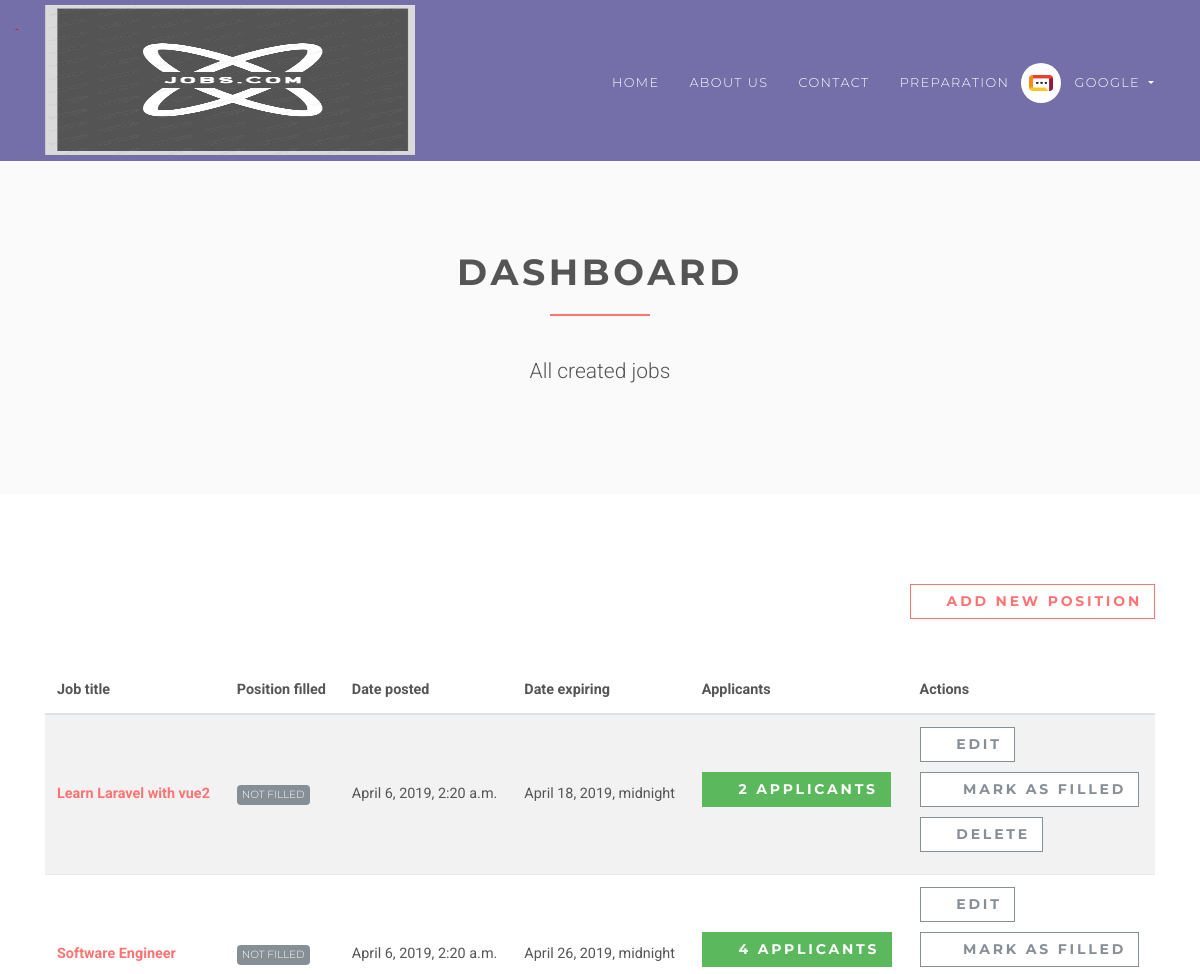
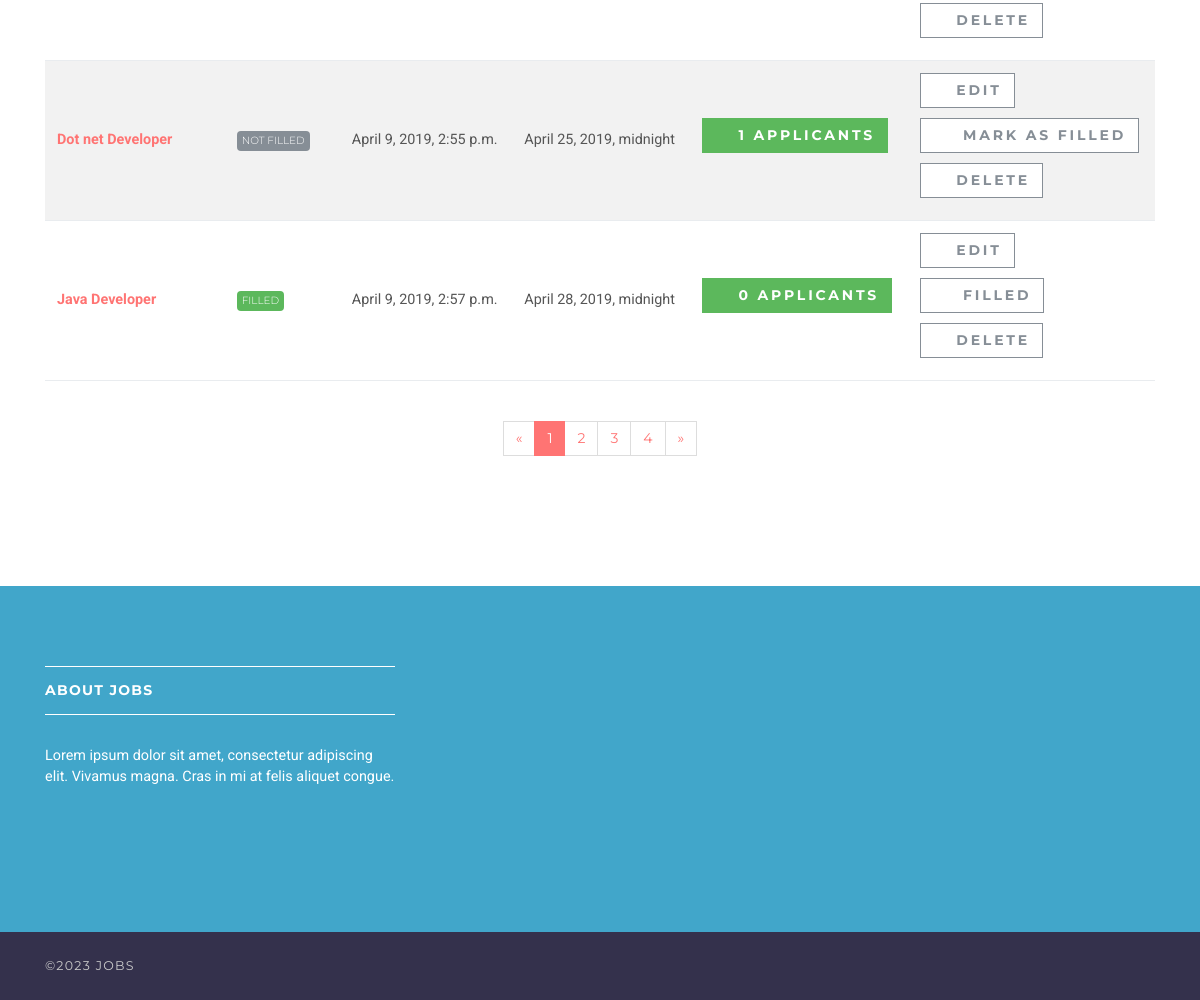
/employer/dashboard (signed in), run on the app's committed database (2 pictures, top to bottom).
### accounts/models.py (models this page shows, shortened)
class User(AbstractUser):
    username = None
    role = models.CharField(max_length=12, error_messages={
        'required': "Role must be provided"
    })
    gender = models.CharField(max_length=10, blank=True, null=True, default="")
    email = models.EmailField(unique=True, blank=False,
                              error_messages={
                                  'unique': "A user with that email already exists.",
                              })
    USERNAME_FIELD = "email"
    REQUIRED_FIELDS = []
    objects = UserManager()

### jobsapp/models.py (models this page shows, shortened)
class Job(models.Model):
    user = models.ForeignKey(User, on_delete=models.CASCADE)
    title = models.CharField(max_length=300)
    description = models.TextField()
    type = models.CharField(choices=JOB_TYPE, max_length=10)
    category = models.CharField(max_length=100)
    last_date = models.DateTimeField()
    company_name = models.CharField(max_length=100)
    company_description = models.CharField(max_length=300)
    website = models.CharField(max_length=100, default="")
    created_at = models.DateTimeField(default=timezone.now)
    filled = models.BooleanField(default=False)

### jobsapp/views/employer.py (the view)
# urls.py: path('', DashboardView.as_view(), name='employer-dashboard'),
class DashboardView(ListView):
    model = Job
    template_name = 'jobs/employer/dashboard.html'
    context_object_name = 'jobs'
    @method_decorator(login_required(login_url=reverse_lazy('accounts:login')))
    @method_decorator(user_is_employer)
    def dispatch(self, request, *args, **kwargs):
        return super().dispatch(self.request, *args, **kwargs)
    def get_queryset(self):
        return self.model.objects.filter(user_id=self.request.user.id)

### templates/jobs/employer/dashboard.html (shortened to what this page needs)
{% extends 'base.html' %}
{% load static %}
{% block content %}
    <section class="bg-light-gray">
        <div class="container">
            <div class="row">
                <div class="col-lg-8 mx-auto">
                    <h1 class="heading">dashboard</h1>
                    <p class="lead text-center">All created jobs</p>
                </div>
            </div>
        </div>
    </section>
    <section>
        <div class="container">
            <div class="row">
                <div class="col-lg-12 text-right mb-5"><a href="{% url 'jobs:employer-jobs-create' %}"
                                                          class="btn btn-outline-white-primary">
                    <i class="fa fa-plus"></i>Add new position</a></div>
                <div class="col-lg-12">
                    <div class="table-responsive">
                        <table class="table table-striped table-hover table-client-dashboard">
                            <thead>
                            <tr>
                                <th>Job title</th>
                                <th>Position filled</th>
                                <th>Date posted</th>
                                <th>Date expiring</th>
                                <th>Applicants</th>
                                <th>Actions</th>
                            </tr>
                            </thead>
                            <tbody>
                            {% for job in jobs %}
                                <tr>
                                    <th><a href="{% url 'jobs:jobs-detail' job.id %}">{{ job.title }}</a>
                                    </th>
                                    <td>
                                        {% if job.filled %}
                                            <span class="badge badge-success">Filled</span>
                                        {% else %}
                                            <span class="badge badge-secondary">Not Filled</span>
                                        {% endif %}
                                    </td>
                                    <td>{{ job.created_at }}</td>
                                    <td>{{ job.last_date }}</td>
                                    <td>
                                        <a href="{% url 'jobs:employer-dashboard-applicants' job.id %}"
                                           class="btn btn-success">
                                            <i class="fa fa-users"></i>{{ job.applicants.count }}
                                            <span class="hidden-xs hidden-sm">Applicants</span>
                                        </a>
                                    </td>
                                    <td>
                                        <a href="#" class="btn btn-outline-white-secondary">
                                            <i class="fa fa-edit"></i>Edit
                                        </a>
                                        <br>
                                        {% if job.filled %}
                                            <a href="{% url 'jobs:job-mark-filled' job.id %}"
                                               class="btn btn-outline-white-secondary">
                                                <i class="fa fa-check-circle-o"></i>
                                                <span class="hidden-xs hidden-sm">Filled</span>
                                            </a><br>
                                        {% else %}
                                            <a href="{% url 'jobs:job-mark-filled' job.id %}"
                                               class="btn btn-outline-white-secondary">
                                                <i class="fa fa-check-circle-o"></i>
                                                <span class="hidden-xs hidden-sm">Mark as </span>filled
                                            </a><br>
                                        {% endif %}
                                        <a href="#" class="btn btn-outline-white-secondary">
                                            <i class="fa fa-times-circle-o"></i>Delete
                                        </a>
                                    </td>
                                </tr>
                            {% endfor %}
                            </tbody>
                        </table>
                    </div>
                    <div class="pages">
                        <nav aria-label="Page navigation example" class="d-flex justify-content-center mt-4 mb-4">
                            <ul class="pagination">
                                <li class="page-item"><a href="#" aria-label="Previous" class="page-link"><span
                                        aria-hidden="true">«</span><span class="sr-only">Previous</span></a></li>
                                <li class="page-item active"><a href="#" class="page-link">1</a></li>
                                <li class="page-item"><a href="#" class="page-link">2</a></li>
                                <li class="page-item"><a href="#" class="page-link">3</a></li>
                                <li class="page-item"><a href="#" class="page-link">4</a></li>
                                <li class="page-item"><a href="#" aria-label="Next" class="page-link"><span
                                        aria-hidden="true">»</span><span class="sr-only">Next</span></a></li>
                            </ul>
                        </nav>
                    </div>
                </div>
            </div>
        </div>
    </section>
{% endblock %}

### templates/base.html (shortened to what this page needs)
{% load static %}
<!DOCTYPE html>
<html>
<head>
    <link rel="stylesheet"
          href="{% static 'vendor/bootstrap/css/bootstrap.min.css' %}">
    <link rel="stylesheet"
          href="{% static 'vendor/font-awesome/css/font-awesome.min.css' %}">
    <link rel="stylesheet"
          href="{% static 'vendor/owl.carousel/assets/owl.carousel.css' %}">
    <link rel="stylesheet"
          href="{% static 'vendor/owl.carousel/assets/owl.theme.default.css' %}">
    <link rel="stylesheet" href="{% static 'css/style.default.css' %}"
          id="theme-stylesheet">
    <link rel="stylesheet" href="{% static 'css/custom.css' %}">
</head>
<body>
<header class="header">
    <nav class="navbar navbar-expand-lg pl-0">
        <div class="container-fluid ps-0">
            <a href="/" class="navbar-brand">
                <img src="{% static 'img/logo.png' %}" style="width:400px; height:150px;"  alt="logo" class="d-none d-lg-block">
            </a>
            <div id="navbarSupportedContent" class="collapse navbar-collapse">
                <ul class="navbar-nav ml-auto">
                    <li class="nav-item">
                        <a href="/" class="nav-link">Home <span class="sr-only">(current)</span></a>
                    </li>
                    <li class="nav-item">
                        <a href="about" class="nav-link">About Us</a>
                    </li>
                    <li clas s="nav-item">
                        <a href="contact" class="nav-link">Contact</a>
                    </li>
                    <li clas s="nav-item">
                        <a href="Preparation" class="nav-link">Preparation</a>
                    </li>
                    {% if request.user.is_authenticated and request.user.role == 'employer' %}
                        <li class="nav-item dropdown">
                            <a id="clientZone" href="#" data-toggle="dropdown"
                               aria-haspopup="true" aria-expanded="false"
                               class="nav-link dropdown-toggle has-img mb-3 mb-lg-0 mt-3 mt-lg-0">
                                <div class="client-menu-image">
                                    <div class="inner">
                                        <img src="{% static 'img/company-1.png' %}"
                                             alt="company image"
                                             class="img-fluid">
                                    </div>
                                </div>
                                {% if request.user.role == 'employee' %}
                                    {{ request.user.first_name }} {{ request.user.last_name }}
                                {% else %}
                                    {{ request.user.first_name }}
                                {% endif %}
                            </a>
                        </li>
                    {% endif %}
                </ul>
            </div>
        </div>
    </nav>
</header>
<div>
    {% block content %} {% endblock %}
</div>
<footer class="footer">
    <div class="footer__block">
        <div class="container">
            <div class="row">
                <div class="col-lg-4 col-md-12 mb-5">
                    <h4 class="h5">About Jobs</h4>
                    <p> Lorem ipsum dolor sit amet, consectetur adipiscing elit. Vivamus magna. Cras in mi at felis
                        aliquet congue. </p>
                </div>
            </div>
        </div>
    </div>
    <div class="footer__copyright">
        <div class="container">
            <div class="row">
                <div class="col-md-6 text-md-left text-center">
                    <p>&copy;2023 Jobs</p>
                </div>
            </div>
        </div>
    </div>
</footer>
</body>
</html>

### data on the page
User: user.first_name "GOOGLE"
Job: title "Learn Laravel with vue2", filled "NOT FILLED", created_at "April 6, 2019, 2:20 a.m.", last_date "April 18, 2019, midnight", applicants.count "2"
Job: title "Software Engineer", filled "NOT FILLED", created_at "April 6, 2019, 2:20 a.m.", last_date "April 26, 2019, midnight", applicants.count "4"
Job: title "Dot net Developer", filled "NOT FILLED", created_at "April 9, 2019, 2:55 p.m.", last_date "April 25, 2019, midnight", applicants.count "1"
Job: title "Java Developer", filled "FILLED", created_at "April 9, 2019, 2:57 p.m.", last_date "April 28, 2019, midnight", applicants.count "0"
